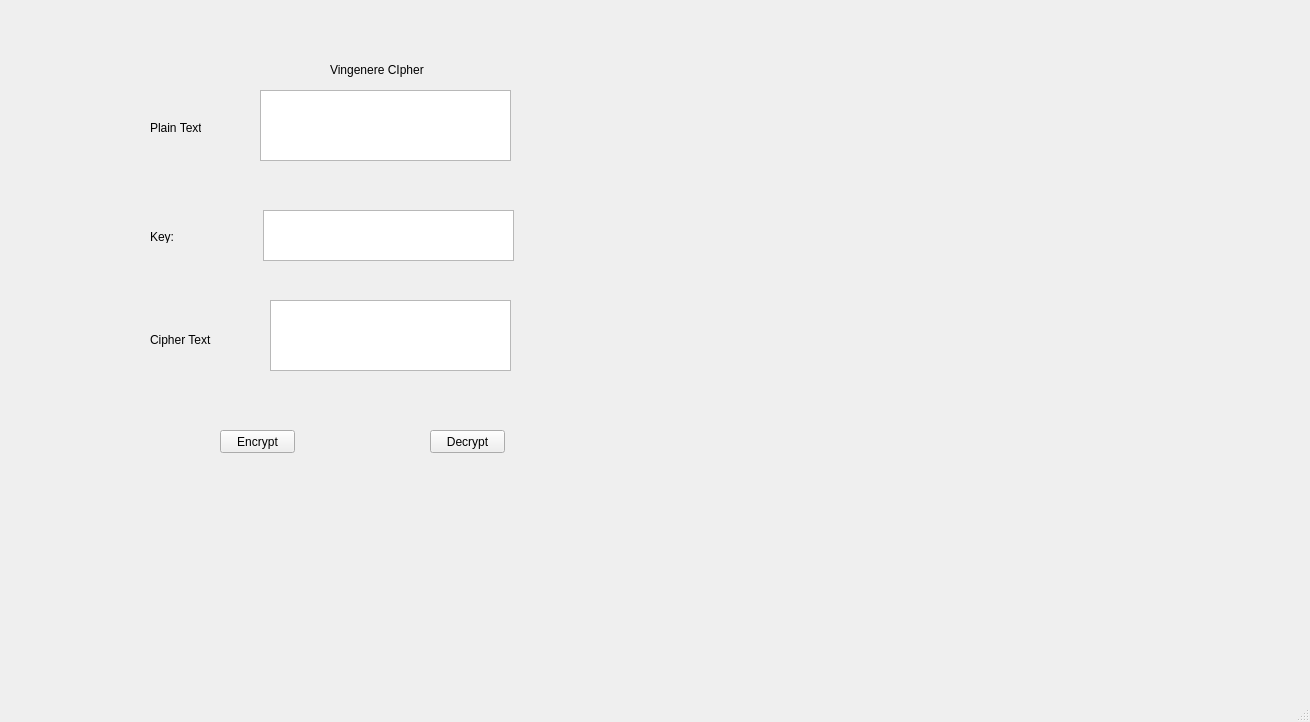
<?xml version="1.0" encoding="UTF-8"?>
<ui version="4.0">
 <class>MainWindow</class>
 <widget class="QMainWindow" name="MainWindow">
  <property name="geometry">
   <rect>
    <x>0</x>
    <y>0</y>
    <width>1310</width>
    <height>722</height>
   </rect>
  </property>
  <property name="windowTitle">
   <string>MainWindow</string>
  </property>
  <widget class="QWidget" name="centralwidget">
   <widget class="QLabel" name="label">
    <property name="geometry">
     <rect>
      <x>330</x>
      <y>60</y>
      <width>141</width>
      <height>20</height>
     </rect>
    </property>
    <property name="baseSize">
     <size>
      <width>4</width>
      <height>0</height>
     </size>
    </property>
    <property name="text">
     <string>Vingenere CIpher</string>
    </property>
   </widget>
   <widget class="QLabel" name="label_2">
    <property name="geometry">
     <rect>
      <x>150</x>
      <y>120</y>
      <width>51</width>
      <height>16</height>
     </rect>
    </property>
    <property name="text">
     <string>Plain Text:</string>
    </property>
   </widget>
   <widget class="QLabel" name="label_3">
    <property name="geometry">
     <rect>
      <x>150</x>
      <y>230</y>
      <width>47</width>
      <height>13</height>
     </rect>
    </property>
    <property name="text">
     <string>Key:</string>
    </property>
   </widget>
   <widget class="QLabel" name="label_4">
    <property name="geometry">
     <rect>
      <x>150</x>
      <y>330</y>
      <width>61</width>
      <height>20</height>
     </rect>
    </property>
    <property name="text">
     <string>Cipher Text:</string>
    </property>
   </widget>
   <widget class="QPlainTextEdit" name="plainVin">
    <property name="geometry">
     <rect>
      <x>260</x>
      <y>90</y>
      <width>251</width>
      <height>71</height>
     </rect>
    </property>
   </widget>
   <widget class="QPlainTextEdit" name="keyVin">
    <property name="geometry">
     <rect>
      <x>263</x>
      <y>210</y>
      <width>251</width>
      <height>51</height>
     </rect>
    </property>
   </widget>
   <widget class="QPlainTextEdit" name="plainDe">
    <property name="geometry">
     <rect>
      <x>270</x>
      <y>300</y>
      <width>241</width>
      <height>71</height>
     </rect>
    </property>
   </widget>
   <widget class="QPushButton" name="VinEn">
    <property name="geometry">
     <rect>
      <x>220</x>
      <y>430</y>
      <width>75</width>
      <height>23</height>
     </rect>
    </property>
    <property name="text">
     <string>Encrypt</string>
    </property>
   </widget>
   <widget class="QPushButton" name="VinDe">
    <property name="geometry">
     <rect>
      <x>430</x>
      <y>430</y>
      <width>75</width>
      <height>23</height>
     </rect>
    </property>
    <property name="text">
     <string>Decrypt</string>
    </property>
   </widget>
  </widget>
  <widget class="QMenuBar" name="menubar">
   <property name="geometry">
    <rect>
     <x>0</x>
     <y>0</y>
     <width>1310</width>
     <height>21</height>
    </rect>
   </property>
  </widget>
  <widget class="QStatusBar" name="statusbar"/>
 </widget>
 <resources/>
 <connections/>
</ui>
